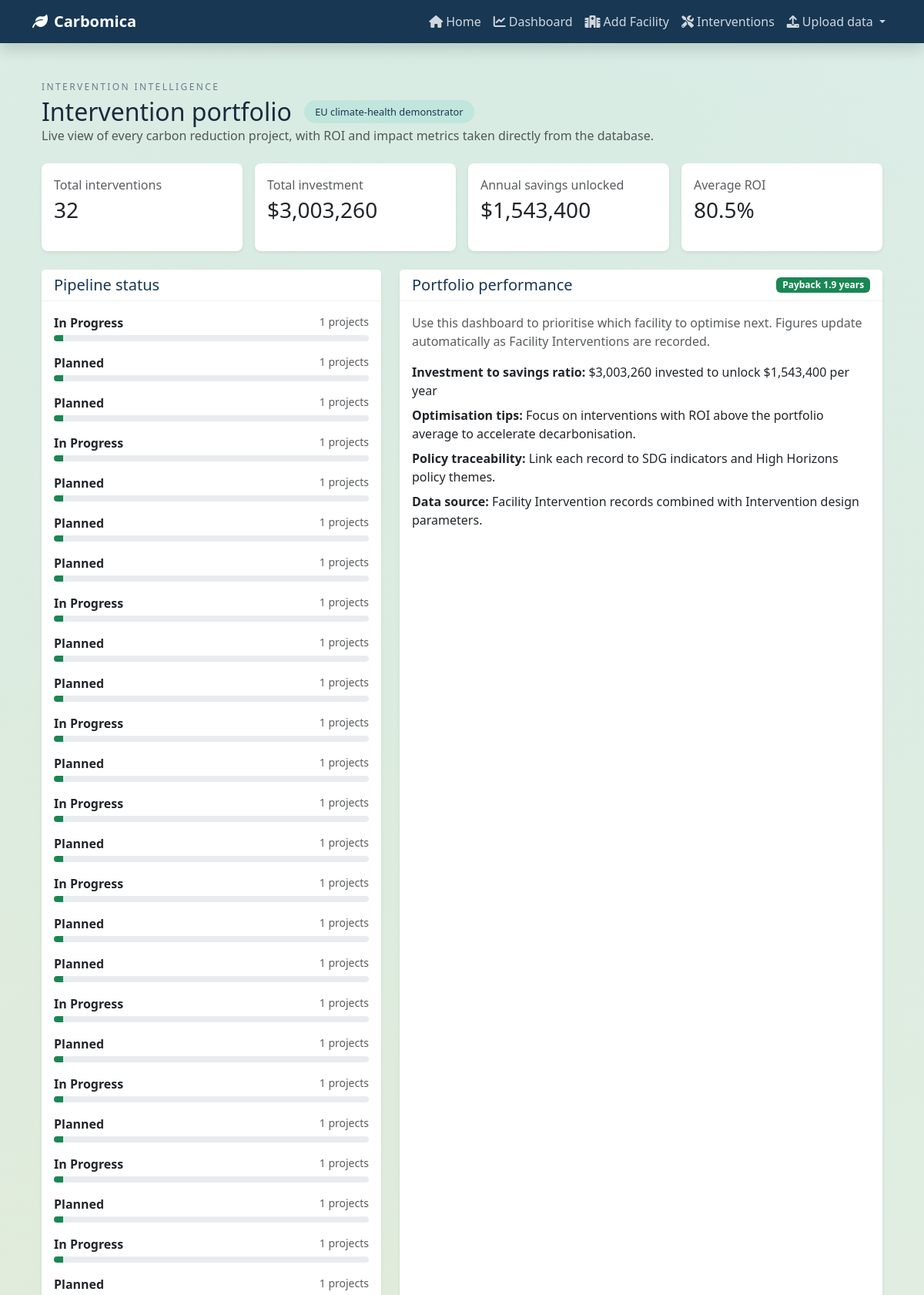
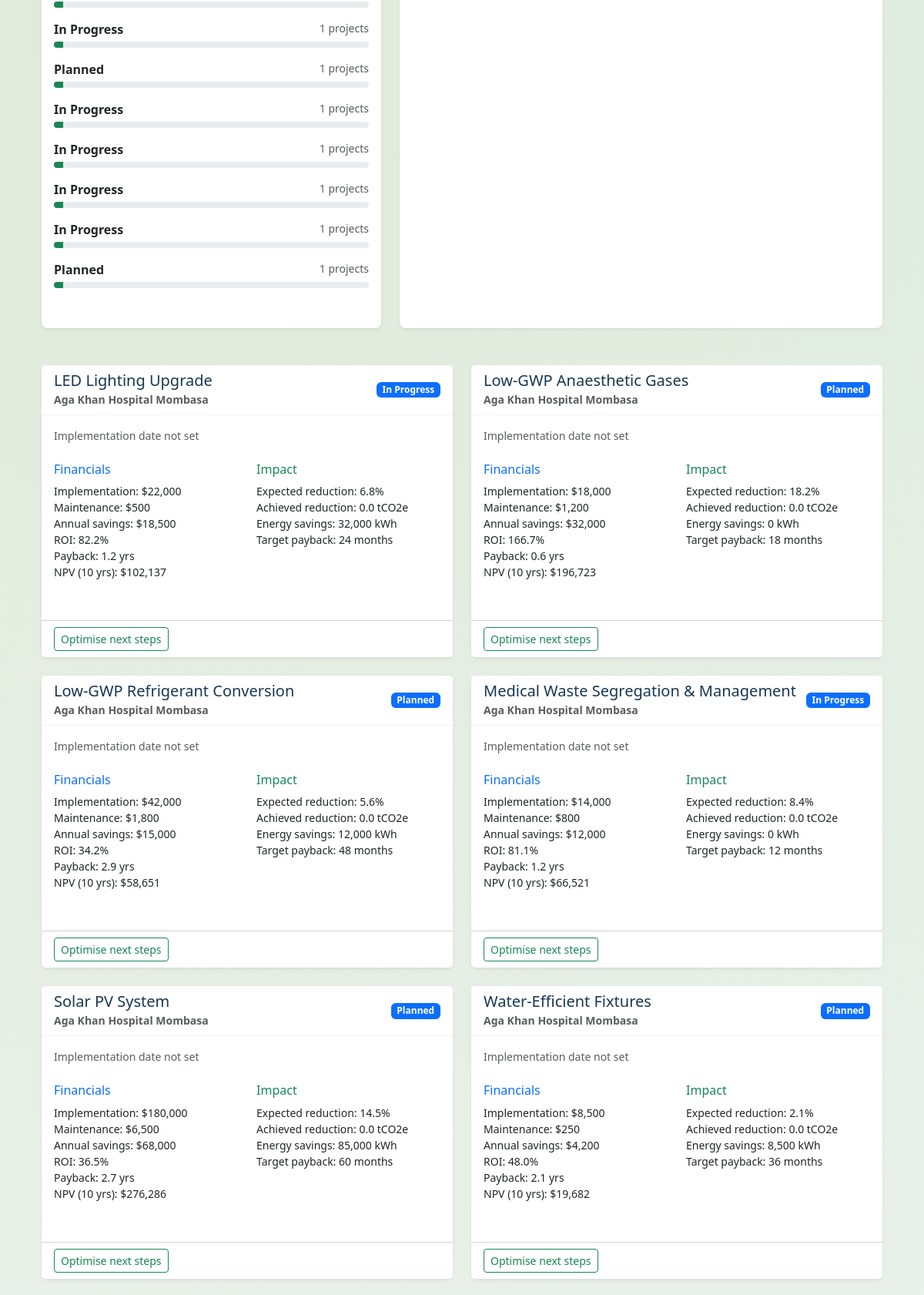
/interventions/ (upper part), run on the app's committed database (2 pictures, top to bottom).
### appname/models.py (models this page shows, shortened)
class Intervention(models.Model):
    code_name = models.CharField(max_length=100)
    display_name = models.CharField(max_length=100)
    status = models.CharField(
        max_length=50,
        choices=[
            ('Planned', 'Planned'),
            ('In Progress', 'In Progress'),
            ('Completed', 'Completed'),
            ('Cancelled', 'Cancelled')
        ],
        default='Planned'
    )
    description = models.TextField(blank=True)
    emission_reduction_percentage = models.DecimalField(
        max_digits=5,
        decimal_places=2,
        validators=[MinValueValidator(0.0), MaxValueValidator(100.0)],
        help_text="Expected percentage reduction in emissions",
        default=0.0
    )
    payback_period = models.IntegerField(
        validators=[MinValueValidator(0)],
        help_text="Expected payback period in months",
        default=0
    )
    energy_savings = models.DecimalField(
        max_digits=10,
        decimal_places=2,
        validators=[MinValueValidator(0.0)],
        help_text="Expected annual energy savings in kWh",
        default=0.0
    )
    sdg_goals = models.CharField(
        max_length=50,
        blank=True,
        default='',
        help_text="Comma-separated SDG numbers this intervention contributes to (e.g. '3,7,13')"
    )
    class Meta:
        verbose_name = _('Intervention')
        verbose_name_plural = _('Interventions')
        ordering = ['display_name']

class Facility(models.Model):
    COUNTRY_CHOICES = [
        ('ZW', 'Zimbabwe'),
        ('ZA', 'South Africa'),
        ('KE', 'Kenya'),
        ('OTHER', 'Other'),
    ]
    FACILITY_TYPE_CHOICES = [
        ('district_hospital', 'District Hospital'),
        ('provincial_hospital', 'Provincial Hospital'),
        ('central_hospital', 'Central Hospital'),
        ('health_centre', 'Health Centre / Clinic'),
        ('maternity_unit', 'Maternity Unit'),
        ('other', 'Other'),
    ]
    code_name = models.CharField(max_length=100)
    display_name = models.CharField(max_length=100)
    country = models.CharField(max_length=10, choices=COUNTRY_CHOICES, default='OTHER')
    facility_type = models.CharField(
        max_length=50, choices=FACILITY_TYPE_CHOICES, default='district_hospital'
    )
    class Meta:
        verbose_name = _('Facility')
        verbose_name_plural = _('Facilities')
        ordering = ['display_name']

class FacilityIntervention(models.Model):
    facility = models.ForeignKey(Facility, related_name='facility_interventions', on_delete=models.CASCADE)
    intervention = models.ForeignKey(Intervention, related_name='facility_interventions', on_delete=models.CASCADE)
    implementation_cost = models.DecimalField(
        max_digits=10,
        decimal_places=2,
        validators=[MinValueValidator(0.0)]
    )
    maintenance_cost = models.DecimalField(
        max_digits=10,
        decimal_places=2,
        validators=[MinValueValidator(0.0)]
    )
    annual_savings = models.DecimalField(
        max_digits=10,
        decimal_places=2,
        validators=[MinValueValidator(0.0)],
        default=0.0
    )
    emission_reduction_achieved = models.DecimalField(
        max_digits=10,
        decimal_places=2,
        validators=[MinValueValidator(0.0)],
        default=0.0,
        help_text="Actual emission reduction achieved in tCO2e"
    )
    implementation_date = models.DateField(null=True, blank=True)
    roi = models.DecimalField(
        max_digits=6,
        decimal_places=2,
        validators=[MinValueValidator(0.0)],
        default=0.0,
        help_text="Return on Investment percentage"
    )
    class Meta:
        verbose_name = _('Facility Intervention')
        verbose_name_plural = _('Facility Interventions')
        ordering = ['facility__display_name']
    def calculate_roi(self):
        total_cost = (self.implementation_cost or 0) + (self.maintenance_cost or 0)
        if total_cost > 0:
            return (self.annual_savings / total_cost) * 100
        return self.roi

### appname/views.py (the view)
# urls.py: path('interventions/', views.interventions, name='interventions'),
def interventions(request):
    qs = (
        FacilityIntervention.objects
        .select_related('facility', 'intervention')
        .order_by('facility__display_name', 'intervention__display_name')
    )
    aggregates = qs.aggregate(
        total_annual_savings=Sum('annual_savings'),
        total_investment=Sum(F('implementation_cost') + F('maintenance_cost')),
        average_roi=Avg('roi'),
    )
    total_count = qs.count()
    status_qs = (
        qs.values('intervention__status')
        .annotate(count=Count('id'))
    )
    cards = []
    for record in qs:
        impl_cost = record.implementation_cost or Decimal('0')
        maint_cost = record.maintenance_cost or Decimal('0')
        total_cost = impl_cost + maint_cost
        annual_savings = record.annual_savings or Decimal('0')
        payback_years = (total_cost / annual_savings) if annual_savings > 0 else None
        roi_value = record.calculate_roi()
        npv_value = calculate_npv(annual_savings, impl_cost) if annual_savings else None
        cards.append({
            'id': record.id,
            'name': record.intervention.display_name,
            'facility': record.facility.display_name,
            'facility_id': record.facility.id,
            'status': record.intervention.status,
            'implementation_date': record.implementation_date,
            'sdg_goals': record.intervention.sdg_goals,
            'financial': {
                'implementation_cost': impl_cost,
                'maintenance_cost': maint_cost,
                'annual_savings': annual_savings,
                'total_cost': total_cost,
                'roi': roi_value,
                'payback_years': payback_years,
                'npv': npv_value,
            },
            'environmental': {
                'expected_reduction_pct': record.intervention.emission_reduction_percentage,
                'achieved_reduction': record.emission_reduction_achieved,
                'energy_savings': record.intervention.energy_savings,
            },
            'operational': {
                'payback_target_months': record.intervention.payback_period,
                'policy_notes': record.intervention.description,
            },
        })
    total_savings = aggregates['total_annual_savings'] or Decimal('0')
    total_invest = aggregates['total_investment'] or Decimal('0')
    summary = {
        'count': total_count,
        'total_annual_savings': total_savings,
        'total_investment': total_invest,
        'average_roi': aggregates['average_roi'] or Decimal('0'),
        'portfolio_payback': (total_invest / total_savings) if total_savings > 0 else None,
    }
    status_breakdown = [
        {
            'status': entry['intervention__status'],
            'count': entry['count'],
            'percentage': (entry['count'] / total_count * 100) if total_count else 0,
        }
        for entry in status_qs
    ]
    return render(request, 'appname/interventions.html', {
        'intervention_cards': cards,
        'summary': summary,
        'status_breakdown': status_breakdown,
    })

### appname/templates/appname/interventions.html (shortened to what this page needs)
{% extends 'appname/base.html' %}
{% load humanize %}
{% block content %}
<div class="container-fluid py-4">
    <div class="row mb-2">
        <div class="col-12">
            <p class="section-label mb-1">Intervention intelligence</p>
            <div class="d-flex align-items-center flex-wrap gap-3">
                <h2 class="mb-0">Intervention portfolio</h2>
                <span class="badge-eu">EU climate-health demonstrator</span>
            </div>
            <p class="text-muted">Live view of every carbon reduction project, with ROI and impact metrics taken directly from the database.</p>
        </div>
    </div>
    <div class="row mb-4 g-3">
        <div class="col-md-3">
            <div class="card shadow-sm h-100">
                <div class="card-body">
                    <p class="text-muted mb-1">Total interventions</p>
                    <h3 class="mb-0">{{ summary.count }}</h3>
                </div>
            </div>
        </div>
        <div class="col-md-3">
            <div class="card shadow-sm h-100">
                <div class="card-body">
                    <p class="text-muted mb-1">Total investment</p>
                    <h3 class="mb-0">${{ summary.total_investment|floatformat:0|intcomma }}</h3>
                </div>
            </div>
        </div>
        <div class="col-md-3">
            <div class="card shadow-sm h-100">
                <div class="card-body">
                    <p class="text-muted mb-1">Annual savings unlocked</p>
                    <h3 class="mb-0">${{ summary.total_annual_savings|floatformat:0|intcomma }}</h3>
                </div>
            </div>
        </div>
        <div class="col-md-3">
            <div class="card shadow-sm h-100">
                <div class="card-body">
                    <p class="text-muted mb-1">Average ROI</p>
                    <h3 class="mb-0">{{ summary.average_roi|floatformat:1 }}%</h3>
                </div>
            </div>
        </div>
    </div>
    <div class="row mb-5 g-4">
        <div class="col-lg-5">
            <div class="card shadow-sm h-100">
                <div class="card-header bg-white">
                    <h5 class="mb-0">Pipeline status</h5>
                </div>
                <div class="card-body">
                    {% if status_breakdown %}
                        {% for status in status_breakdown %}
                        <div class="mb-3">
                            <div class="d-flex justify-content-between mb-1">
                                <span class="fw-semibold">{{ status.status }}</span>
                                <span class="text-muted small">{{ status.count }} projects</span>
                            </div>
                            <div class="progress" style="height: 8px;">
                                <div class="progress-bar bg-success" role="progressbar"
                                    style="width: {{ status.percentage|floatformat:0 }}%"
                                    aria-valuenow="{{ status.percentage|floatformat:0 }}"
                                    aria-valuemin="0" aria-valuemax="100">
                                </div>
                            </div>
                        </div>
                        {% endfor %}
                    {% else %}
                        <p class="text-muted mb-0">Capture your first intervention to populate the pipeline.</p>
                    {% endif %}
                </div>
            </div>
        </div>
        <div class="col-lg-7">
            <div class="card shadow-sm h-100">
                <div class="card-header bg-white d-flex justify-content-between align-items-center">
                    <h5 class="mb-0">Portfolio performance</h5>
                    {% if summary.portfolio_payback %}
                        <span class="badge bg-success">Payback {{ summary.portfolio_payback|floatformat:1 }} years</span>
                    {% endif %}
                </div>
                <div class="card-body">
                    <p class="text-muted">Use this dashboard to prioritise which facility to optimise next. Figures update automatically as Facility Interventions are recorded.</p>
                    <ul class="list-unstyled mb-0">
                        <li class="mb-2"><strong>Investment to savings ratio:</strong> {% if summary.total_annual_savings > 0 %}${{ summary.total_investment|floatformat:0|intcomma }} invested to unlock ${{ summary.total_annual_savings|floatformat:0|intcomma }} per year{% else %}n/a{% endif %}</li>
                        <li class="mb-2"><strong>Optimisation tips:</strong> Focus on interventions with ROI above the portfolio average to accelerate decarbonisation.</li>
                        <li class="mb-2"><strong>Policy traceability:</strong> Link each record to SDG indicators and High Horizons policy themes.</li>
                        <li class="mb-0"><strong>Data source:</strong> Facility Intervention records combined with Intervention design parameters.</li>
                    </ul>
                </div>
            </div>
        </div>
    </div>
    <div class="row">
        {% for intervention in intervention_cards %}
        <div class="col-lg-6 mb-4">
            <div class="card h-100 shadow-sm">
                <div class="card-header bg-white d-flex justify-content-between align-items-center">
                    <div>
                        <h5 class="mb-0">{{ intervention.name }}</h5>
                        <small class="text-muted">{{ intervention.facility }}</small>
                    </div>
                    <span class="badge bg-primary">{{ intervention.status }}</span>
                </div>
                <div class="card-body">
                    <p class="text-muted small mb-4">
                        {% if intervention.implementation_date %}
                            Implementation date: {{ intervention.implementation_date|date:"d M Y" }}
                        {% else %}
                            Implementation date not set
                        {% endif %}
                    </p>
                    <div class="row">
                        <div class="col-md-6">
                            <h6 class="text-primary">Financials</h6>
                            <ul class="list-unstyled small">
                                <li>Implementation: ${{ intervention.financial.implementation_cost|floatformat:0|intcomma }}</li>
                                <li>Maintenance: ${{ intervention.financial.maintenance_cost|floatformat:0|intcomma }}</li>
                                <li>Annual savings: ${{ intervention.financial.annual_savings|floatformat:0|intcomma }}</li>
                                <li>ROI: {{ intervention.financial.roi|floatformat:1 }}%</li>
                                <li>Payback: {% if intervention.financial.payback_years %}{{ intervention.financial.payback_years|floatformat:1 }} yrs{% else %}n/a{% endif %}</li>
                                <li>NPV (10 yrs): {% if intervention.financial.npv %}${{ intervention.financial.npv|floatformat:0|intcomma }}{% else %}n/a{% endif %}</li>
                            </ul>
                        </div>
                        <div class="col-md-6">
                            <h6 class="text-success">Impact</h6>
                            <ul class="list-unstyled small">
                                <li>Expected reduction: {{ intervention.environmental.expected_reduction_pct|floatformat:1 }}%</li>
                                <li>Achieved reduction: {{ intervention.environmental.achieved_reduction|floatformat:1 }} tCO2e</li>
                                <li>Energy savings: {{ intervention.environmental.energy_savings|floatformat:0|intcomma }} kWh</li>
                                <li>Target payback: {{ intervention.operational.payback_target_months }} months</li>
                            </ul>
                        </div>
                    </div>
                </div>
                <div class="card-footer bg-white">
                    <a href="{% url 'optimize_interventions' intervention.facility_id %}" class="btn btn-outline-success btn-sm">Optimise next steps</a>
                </div>
            </div>
        </div>
        {% empty %}
        <div class="col-12">
            <div class="alert alert-info">No interventions in the system yet. Use the Facility detail view to add your first intervention.</div>
        </div>
        {% endfor %}
    </div>
</div>
{% endblock %}

### data on the page
Intervention: name "LED Lighting Upgrade", status "In Progress", environmental.expected_reduction_pct "6.8", environmental.energy_savings "32,000"
Facility: facility "Aga Khan Hospital Mombasa" "Aga Khan Hospital Mombasa" "Aga Khan Hospital Mombasa" "Aga Khan Hospital Mombasa" "Aga Khan Hospital Mombasa" "Aga Khan Hospital Mombasa"
FacilityIntervention: financial.implementation_cost "22,000", financial.maintenance_cost "500", financial.annual_savings "18,500", environmental.achieved_reduction "0.0"
Intervention: name "Low-GWP Anaesthetic Gases", status "Planned", environmental.expected_reduction_pct "18.2", environmental.energy_savings "0"
FacilityIntervention: financial.implementation_cost "18,000", financial.maintenance_cost "1,200", financial.annual_savings "32,000", environmental.achieved_reduction "0.0"
Intervention: name "Low-GWP Refrigerant Conversion", status "Planned", environmental.expected_reduction_pct "5.6", environmental.energy_savings "12,000"
FacilityIntervention: financial.implementation_cost "42,000", financial.maintenance_cost "1,800", financial.annual_savings "15,000", environmental.achieved_reduction "0.0"
Intervention: name "Medical Waste Segregation & Management", status "In Progress", environmental.expected_reduction_pct "8.4", environmental.energy_savings "0"
FacilityIntervention: financial.implementation_cost "14,000", financial.maintenance_cost "800", financial.annual_savings "12,000", environmental.achieved_reduction "0.0"
Intervention: name "Solar PV System", status "Planned", environmental.expected_reduction_pct "14.5", environmental.energy_savings "85,000"
FacilityIntervention: financial.implementation_cost "180,000", financial.maintenance_cost "6,500", financial.annual_savings "68,000", environmental.achieved_reduction "0.0"
Intervention: name "Water-Efficient Fixtures", status "Planned", environmental.expected_reduction_pct "2.1", environmental.energy_savings "8,500"
FacilityIntervention: financial.implementation_cost "8,500", financial.maintenance_cost "250", financial.annual_savings "4,200", environmental.achieved_reduction "0.0"

### other printed values
{{ summary.count }} "32"
{{ summary.total_investment|floatformat:0|intcomma }} "3,003,260"
{{ summary.total_annual_savings|floatformat:0|intcomma }} "1,543,400"
{{ summary.average_roi|floatformat:1 }} "80.5"
{{ status.status }} "In Progress" "Planned" "Planned" "In Progress" "Planned" "Planned" "Planned" "In Progress" "Planned" "Planned" "In Progress" "Planned" "In Progress" "Planned" "In Progress" "Planned" "Planned" "In Progress" "Planned" "In Progress" "Planned" "In Progress" "Planned" "In Progress" "Planned" "In Progress" "Planned" "In Progress" "In Progress" "In Progress" "In Progress" "Planned"
{{ status.count }} "1" "1" "1" "1" "1" "1" "1" "1" "1" "1" "1" "1" "1" "1" "1" "1" "1" "1" "1" "1" "1" "1" "1" "1" "1" "1" "1" "1" "1" "1" "1" "1"
{{ summary.portfolio_payback|floatformat:1 }} "1.9"
{{ intervention.financial.roi|floatformat:1 }} "82.2" "166.7" "34.2" "81.1" "36.5" "48.0"
{{ intervention.financial.payback_years|floatformat:1 }} "1.2" "0.6" "2.9" "1.2" "2.7" "2.1"
{{ intervention.financial.npv|floatformat:0|intcomma }} "102,137" "196,723" "58,651" "66,521" "276,286" "19,682"
{{ intervention.operational.payback_target_months }} "24" "18" "48" "12" "60" "36"
